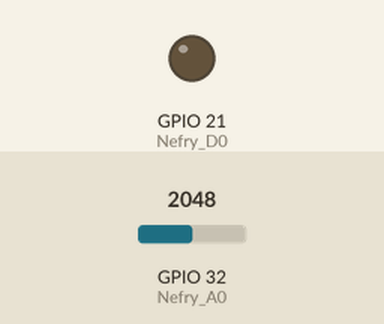
Simulated run of this sketch. Board: ESP32. On the bench: output pins drawn as LEDs (lit = HIGH). Inputs (shaded band) come from the test bench; at power-on: GPIO 32 (Nefry_A0) = 2048. Nothing arrives over Bluetooth unless stated; what the sketch prints to the serial monitor is not drawn.

Above: at 16.3 s.
16.4 s: GPIO 32 (Nefry_A0) set to 2158
Timing chart, 0 to 25.4 s (numbered marks = the images above; inputs shaded):
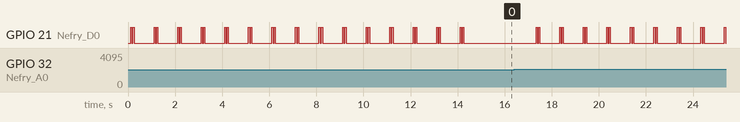

The sketch:

line-simple-beacon-nefrybt.ino
```cpp
/**
 * Nefry BT(R2/R3) にGroveの光センサーを接続し、照度変化があったらアドバタイズします。
 * Groveのブザーはアドバタイズされていることをわかりやすくするためのデバッグ用なので
 * 実際に使用するときは接続しないほうがよいです。
 * コンパイルのボード指定は、NefryBTではなく "ESP32 Dev Module" にしてください。
 * （大分類が Nefry(ESP32)Module ではなく ESP32 Arduino 内のもの）
 * 以下のページに従って、ボードマネージャから espressif/arduino-esp32 を
 * インストールしてください。
 * https://github.com/espressif/arduino-esp32/blob/master/docs/arduino-ide/boards_manager.md
 */

#include "BLEDevice.h"
#include "LineSimpleBeacon.h"

/**
 * LINEビーコン用ハードウェアID
 * あらかじめBotアカウント(LINE公式アカウント)を作成した状態で
 * 以下のページにアクセスしてHWIDを発行してください。
 * https://admin-official.line.me/beacon/register#/
 * (Issue LINE Simple Beacon Hardware ID をクリック)
 */
const char hwid[5] = {0x00, 0x00, 0x00, 0x00, 0x00};

#define Nefry_A0                32  // NefryのA0ピン(照度センサ)
#define Nefry_D0                21  // NefryのD0ピン(ブザー)
#define DETECTING_DURATION      2   // this秒間の間にLIGHT_LEVEL_THRESHOLD以上の変化があったらアドバタイズ
#define ADVERTISING_DURATION    15  // アドバタイズパケットを送信する秒数(1回あたり)
#define SENSOR_VALUE_INTEGRAL   100 // 照度測定値を平均化するときの積算回数
#define LIGHT_LEVEL_THRESHOLD   64  // DETECTING_DURATION秒間の間にthis以上の変化があったらアドバタイズ
#define AUTO_RESET_MINUTES      15  // この分数経過したら強制的に再起動して1度だけアドバタイズする
int light_prev = 0;
int minutesAfterStarted = 0;


void advertise(String message) {
  char payload[13];
  memset(&payload[0], 0, 13);
  message.toCharArray(payload, 13);

  LineSimpleBeacon LineBeacon = LineSimpleBeacon(hwid);
  LineBeacon.setMessage(payload, (char)message.length());

  BLEAdvertisementData advData = BLEAdvertisementData();
  BLEAdvertisementData scnData = BLEAdvertisementData();
  advData.addData(LineBeacon.getAdvPacket());

  BLEAdvertising *advertising = BLEDevice::getAdvertising();
  advertising->setAdvertisementData(advData);
  advertising->setScanResponseData(scnData);

  advertising->start(); Serial.printf("Advertizing start... %s", payload);
  for (unsigned long i=0; i<ADVERTISING_DURATION; i++) {
    digitalWrite(Nefry_D0, HIGH); delay(50);
    digitalWrite(Nefry_D0, LOW);  delay(50);
    digitalWrite(Nefry_D0, HIGH); delay(50);
    digitalWrite(Nefry_D0, LOW);  delay(50);
    delay(800);
  }
  advertising->stop();  Serial.println(" ...stop");
}


int getLightLevel() {
  unsigned long sum = 0;
  for (int i=0; i<SENSOR_VALUE_INTEGRAL; i++) {
    sum += analogRead(Nefry_A0);
    delay(1);
  }
  return (int)(sum/SENSOR_VALUE_INTEGRAL);
}


void setup() {
  Serial.begin(115200);
  pinMode(Nefry_D0, OUTPUT);
  BLEDevice::init("LineBeacon/NefryBT");
  light_prev = getLightLevel();

  /**
   * アドバタイズパケットに載せる文字列は任意ですが13bytesまでです。
   * ここでは、"(照度センサ値)/(照度変化量)" という文字列にしていて
   * サーバ側ではphpのexplodeで分割取得しています。
   */
  advertise(String(light_prev) + String("/") + String(0));
  // 自動リセット含む初回起動時に照度変化0でadvertiseすることで「定期送信」としています。
}


void loop() {
  // 起動してからの分数
  minutesAfterStarted = (int)(millis()/60000UL);

  // 検出値と前回との差分
  int light_now = getLightLevel();
  int diff = light_now - light_prev;
  light_prev = light_now; // 測定値保持

  // 変化量がLIGHT_LEVEL_THRESHOLD以上であったときのみadvertising
  if (diff >= LIGHT_LEVEL_THRESHOLD or diff <= (-1)*LIGHT_LEVEL_THRESHOLD) {
    if (diff > 0) Serial.printf("Detected LIGHT UP (delta %d) - current level is %d.",   diff, light_now); // 明るさUP検知
    else          Serial.printf("Detected LIGHT DOWN (delta %d) - current level is %d.", diff, light_now); // 明るさDOWN検知
    Serial.println("");
    advertise(String(light_now) + String("/") + String(diff)); // 同期処理のためADVERTISING_DURATION秒間かかる
  }

  // 連続起動していたら一定のところでソフトウェアリセット
  if (minutesAfterStarted >= AUTO_RESET_MINUTES) {
    Serial.println("");
    Serial.print(AUTO_RESET_MINUTES); Serial.println("minutes elapsed!");
    Serial.println("ESP32 software reset: Restarting...");
    Serial.println("");
    ESP.restart(); // 強制再起動
  }

  // 次のループまで待つ
  delay(1000LL * DETECTING_DURATION);
}
```

LineSimpleBeacon.cpp
```cpp
#include <string>
#include <string.h>
#include <sstream>
#include "LineSimpleBeacon.h"


LineSimpleBeacon::LineSimpleBeacon(const char hwid[5]) {
  rawData.header_flags[0]        = 0x02; // Length + AD_TYPE(flags)
  rawData.header_flags[1]        = 0x01; // Length + AD_TYPE(flags)
  rawData.ad_type_flags          = 0x06; // flags: LE General Discoverable Mode(2) + BR/EDR Not Supported(4)
  rawData.header_manufacturer[0] = 0x03; // Length + AD_TYPE(Complete list of 16-bit UUIDs available)
  rawData.header_manufacturer[1] = 0x03; // Length + AD_TYPE(Complete list of 16-bit UUIDs available)
  rawData.manufacturer_id_1[0]   = 0x6f; // LINE Corp(0xFE6F)
  rawData.manufacturer_id_1[1]   = 0xfe; // LINE Corp(0xFE6F)
  rawData.service_data_length    = 0x0b; // Data length: 0x0A(0byte)~0x17(13bytes)
  rawData.ad_type_service_data   = 0x16; // AD_TYPE(Service Data)
  rawData.manufacturer_id_2[0]   = 0x6f; // LINE Corp(0xFE6F)
  rawData.manufacturer_id_2[1]   = 0xfe; // LINE Corp(0xFE6F)
  rawData.line_beacon_frame_id   = 0x02; // LINE Beacon Frame(0x02)
  memcpy(&rawData.hardware_id[0], hwid, 5); // Line Simple Beacon Hardware ID
  rawData.tx_power               = 0x7f; // TX Signal power(fixed as 0x7f)
  memset(rawData.device_message, 0, 13); // Message(default=0x00)
}

std::string LineSimpleBeacon::getAdvPacket() {
  return std::string((char*)&rawData, sizeof(rawData));
}

void LineSimpleBeacon::setMessage(const char message[13], char mesSize) {
  memcpy(&rawData.device_message[0], &message[0], 13);
  rawData.service_data_length = 0x0a + mesSize;
}
```

LineSimpleBeacon.h
```cpp
class LineSimpleBeacon {
private:
  struct {
    char header_flags[2];
    char ad_type_flags;
    char header_manufacturer[2];
    char manufacturer_id_1[2];
    char service_data_length;
    char ad_type_service_data;
    char manufacturer_id_2[2];
    char line_beacon_frame_id;
    char hardware_id[5];
    char tx_power;
    char device_message[13];
  } __attribute__((packed)) rawData;
public:
  LineSimpleBeacon(const char hwid[5]);
  std::string getAdvPacket();
  void setMessage(const char message[13], char mesSize);
};
```

Measured:
- after the input at 16.4 s, GPIO 21 (Nefry_D0): LOW → HIGH after 0.94 s, then repeats every 1.0 s: LOW 0.05 s, HIGH 0.05 s, LOW 0.85 s, HIGH 0.05 s
